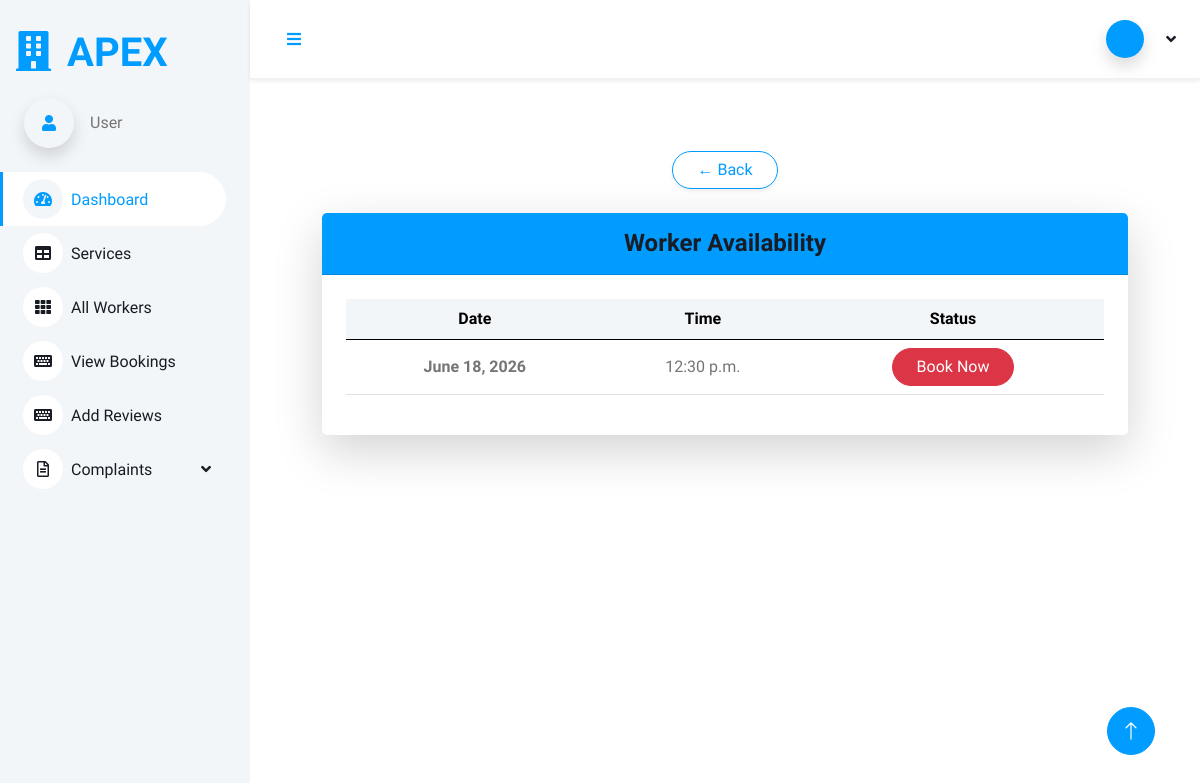
The page /view_worker_availability/1/ on the database its author committed.
### Homeserviceapp/models.py (models this page shows, shortened)
class Availability(models.Model):
    user = models.ForeignKey(WorkerRegistration, on_delete=models.DO_NOTHING)
    date = models.DateField()
    time = models.TimeField()
    schedule_status = models.IntegerField(default=0)
    booking_status = models.IntegerField(default=0)

### Homeserviceapp/views.py (the view)
# urls.py: path('view_worker_availability/<int:id>/', views.view_availability_user, name='view_worker_availability'),
def view_availability_user(request, id):
    today = timezone.now().date()
    worker = WorkerRegistration.objects.get(id=id)
    data = Availability.objects.filter(user=worker, schedule_status=1, date__gte=today).order_by('date', 'time')
    return render(request, 'user/view_worker_availability.html', {'data': data})

### templates/user/view_worker_availability.html (shortened to what this page needs)
{% extends 'user/user_dashboard.html' %}
{% block content %}
<div class="container mt-4">
    <div class="mb-4">
        <a href="{% url 'view_workers_user' %}"
           class="btn btn-outline-primary rounded-pill px-4 shadow-sm">
            ← Back
        </a>
    </div>
    <div class="card border-0 shadow-lg rounded-4 overflow-hidden">
        <div class="card-header bg-primary text-white py-3">
            <h4 class="mb-0 text-center">
                Worker Availability
            </h4>
        </div>
        <div class="card-body p-4">
            <div class="table-responsive">
                <table class="table table-hover align-middle">
                    <thead class="table-light">
                        <tr>
                            <th>Date</th>
                            <th>Time</th>
                            <th class="text-center">Status</th>
                        </tr>
                    </thead>
                    <tbody>
                        {% for i in data %}
                        <tr>
                            <td><strong>{{ i.date }}</strong></td>
                            <td>{{ i.time }}</td>
                            <td class="text-center">
                                {% if i.booking_status == 0 or i.booking_status == 2 %}
                                    <a href="{% url 'book_appointment' i.id %}"
                                       class="btn btn-danger rounded-pill px-4">
                                        Book Now
                                    </a>
                                {% elif i.booking_status == 1 %}
                                    <span class="badge bg-success px-4 py-2 fs-6">
                                        Booked
                                    </span>
                                {% endif %}
                            </td>
                        </tr>
                        {% empty %}
                        <tr>
                            <td colspan="3" class="text-center text-muted">
                                No availability found.
                            </td>
                        </tr>
                        {% endfor %}
                    </tbody>
                </table>
            </div>
        </div>
    </div>
</div>
{% endblock %}

### static/dashboard/css/style.css (style rules this page uses)
:root { --primary: #009CFF; --light: #F3F6F9; --dark: #191C24; }
.btn { transition: .5s; }

### rows shown on the page
Availability: date "June 18, 2026", time "12:30 p.m.", booking_status "Book Now"
